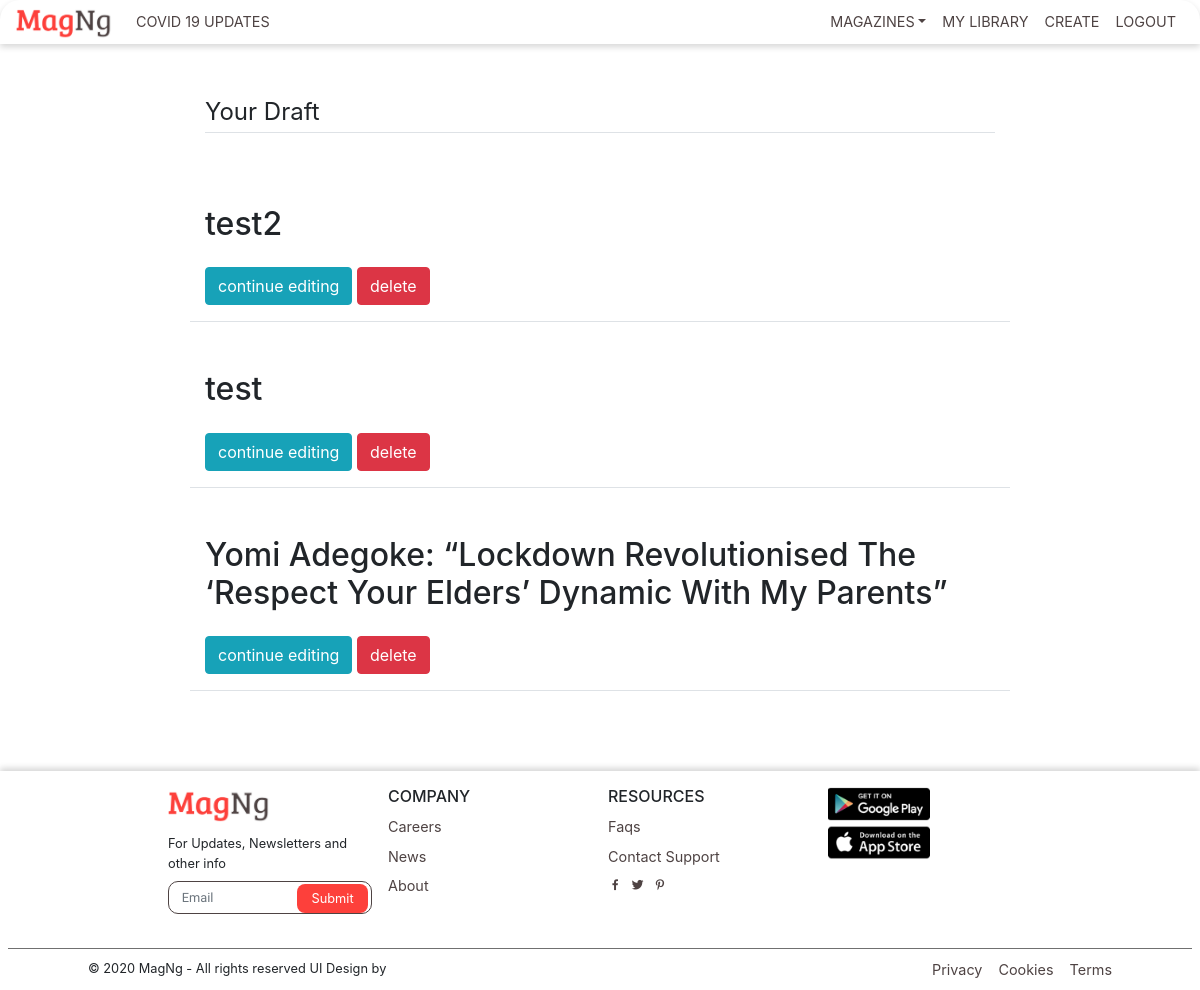
Screenshot of /draft/ (signed in) with the database file from the repository.
### articles/models.py (models this page shows, shortened)
class ArticleModel(models.Model):
    title = models.CharField(max_length=255)
    cover_image = models.ImageField(blank=True, null=True, upload_to='images/')
    description = models.TextField(blank=True, null=True)
    author = models.ForeignKey(User, default=1, on_delete=models.CASCADE)
    date_posted = models.DateTimeField(default=timezone.now)
    publish = models.BooleanField(default=False)
    categories = models.CharField(max_length=50, choices=categories_choices, default='fashion')
    objects = models.Manager()

### articles/views.py (the view)
# urls.py: path('draft/', views.DraftView.as_view(), name='draft'),
class DraftView(LoginRequiredMixin, ListView):
    model = ArticleModel
    template_name = 'articles/draft.html'
    context_object_name = 'objects'
    ordering = ['-date_posted']
    def get_queryset(self):
        return ArticleModel.objects.filter(publish=False, author=self.request.user).order_by('-date_posted')
    def get_context_data(self, **kwargs):
        context = super().get_context_data(**kwargs)
        context['title'] = 'Draft'
        return context

### articles/templates/articles/draft.html (shortened to what this page needs)
{% extends "articles/base.html" %}
{% block content %}
        <div class="row">
            <div class="col"></div>
            <div class="col-md-8 col-sm-12">
                {% if not objects %}
                <h2>You have no drafts</h2>
                {% else %}
                <legend class="border-bottom mb-4">Your Draft</legend>
                {% for article in objects %}
                    <div class="row border-bottom pt-5">
                        <div class="col-12">
                            <h2>{{ article.title }}</h2>
                            <a href="{% url 'articles:edit' article.id %}" class="btn btn-info mt-3 mb-3">continue editing</a>
                            <a href="{% url 'articles:delete' article.id %}" class="btn btn-danger mt-3 mb-3">delete</a>
                        </div>
                    </div>
                {% endfor %}
                {% endif %}
            </div>
            <div class="col"></div>
        </div>
{% endblock content %}

### articles/static/articles/css/landing.css (style rules this page uses)
* { margin: 0; padding: 0; box-sizing: border-box; font-family: var(--main-font); }
html { scroll-behavior: smooth; }

### articles/static/articles/css/main.css (style rules this page uses)
html { min-width:450px; }

### articles/static/articles/css/sign_up.css (style rules this page uses)
:root { --marginB: 18px; --label-fontF: ""; --social-text-FF: ""Open Sans", sans-serif"; --small-text-FF: "Open Sans", sans-serif --regular-text-FF: "Roboto", sans-serif }
* { margin: 0; padding: 0; box-sizing: border-box; font-family: var(--small-text-FF) }
legend { margin-bottom: 25px; padding: 2px 0; border-bottom: 1px solid; }

### articles/static/articles/css/navigation.css (style rules this page uses)
:root { --main-font : 'Open Sans', sans-serif; --secondary-font : 'Lato', sans-serif; --text-gray : #4e4343; --text-white : #ffffff; --main-red : #fd403b; --light-gray : #707070; --lighter-gray : #4e43434d; --primary-blue: #39b0fc; }

### rows the page displays
ArticleModel: title "test2"
ArticleModel: title "test"
ArticleModel: title "Yomi Adegoke: “Lockdown Revolutionised The ‘Respect Your Elders’ Dynamic With My Parents”"
